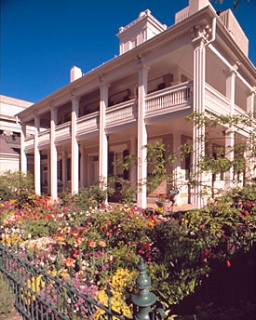
%> input picture Lab1_Photometric_Color/color_constancy/awb.jpg, 256 x 320 px
$ octave --eval "result = rgb2grays(imread('../color_constancy/awb.jpg'));"   (GNU Octave 9; MATLAB toolbox functions it lacks are replaced by stand-ins)
%> lines starting %> are read from the running program, lines starting %| are printed output that depends on the picture
function [output_image] = rgb2grays(input_image)
% converts an RGB into grayscale by using 4 different methods
    [h, w, ~] = size(input_image);
%> h = 320; w = 256
    output_image1 = zeros(h, w);
    output_image2 = zeros(h, w);
    output_image3 = zeros(h, w);
    output_image4 = zeros(h, w);

    R = input_image(:,:,1);
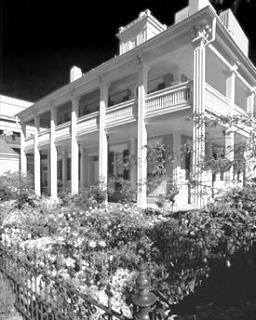
%> R: size 320x256 uint8; min 0, max 255, mean 121.2
    G = input_image(:,:,2);
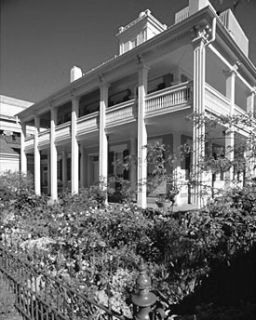
%> G: size 320x256 uint8; min 0, max 255, mean 107.4
    B = input_image(:,:,3);
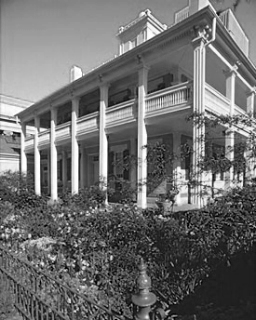
%> B: size 320x256 uint8; min 0, max 255, mean 109.3


% ligtness method
    output_image1 = (max(input_image,[],3) + min(input_image,[],3)) / 2;
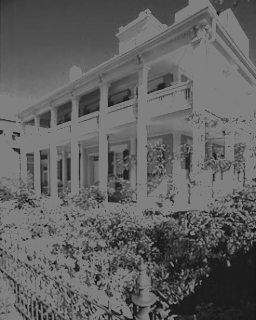
%> output_image1: size 320x256 uint8; min 9, max 128, mean 97.3
    imshow(output_image1);
% average method
    output_image2 = R + G + B / 3;
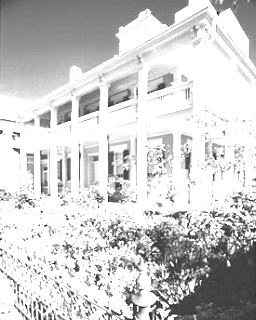
%> output_image2: size 320x256 uint8; min 19, max 255, mean 205.2
    imshow(output_image2);
% luminosity method
    output_image3 = 0.21 * R + 0.72 * G + 0.07 * B;
    imshow(output_image3);
% built-in MATLAB function
    output_image4 = rgb2gray(input_image);
    imshow(output_image4);

    output_image = [output_image1, output_image2, output_image3, output_image4];
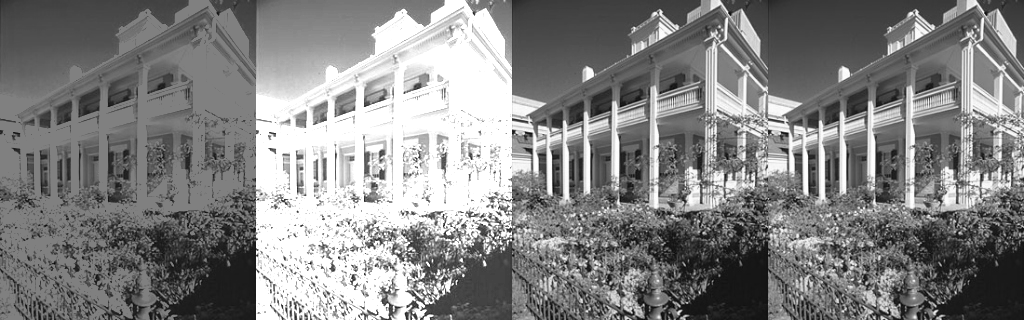
%> output_image: size 320x1024 uint8; min 4, max 255, mean 131.2
end
